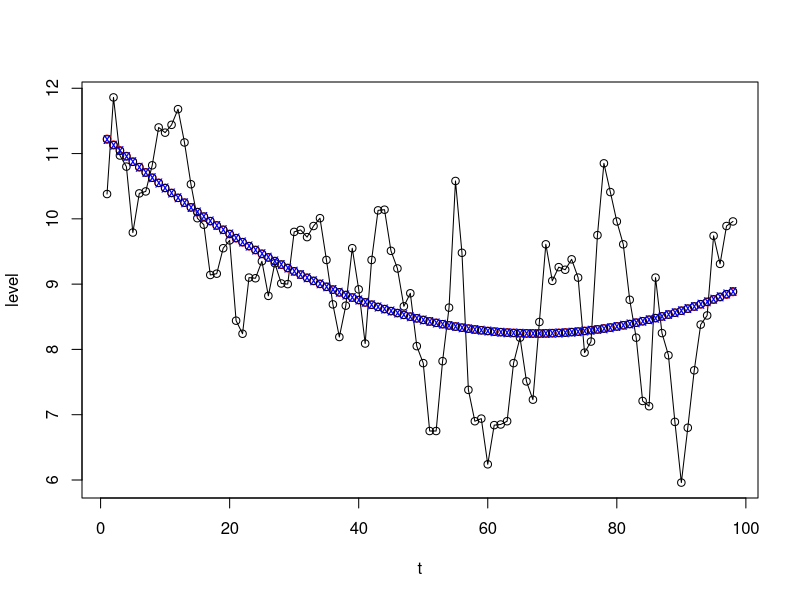
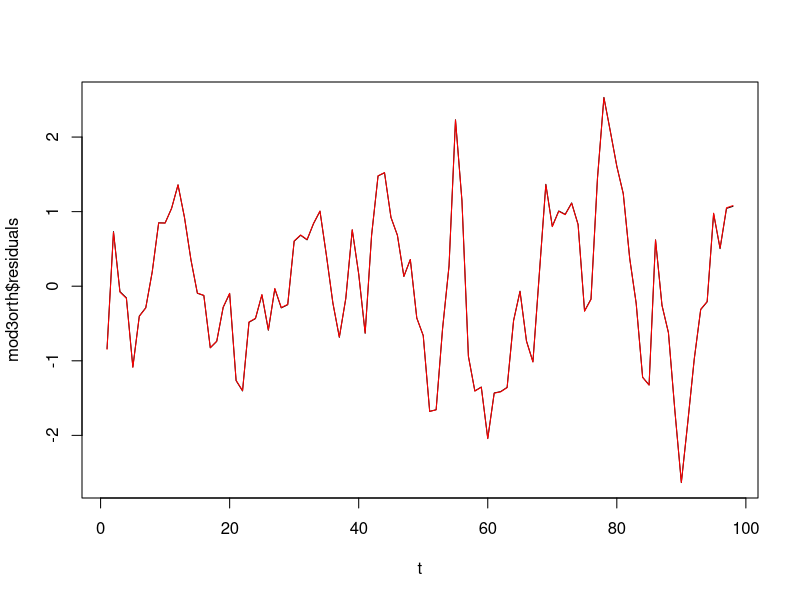
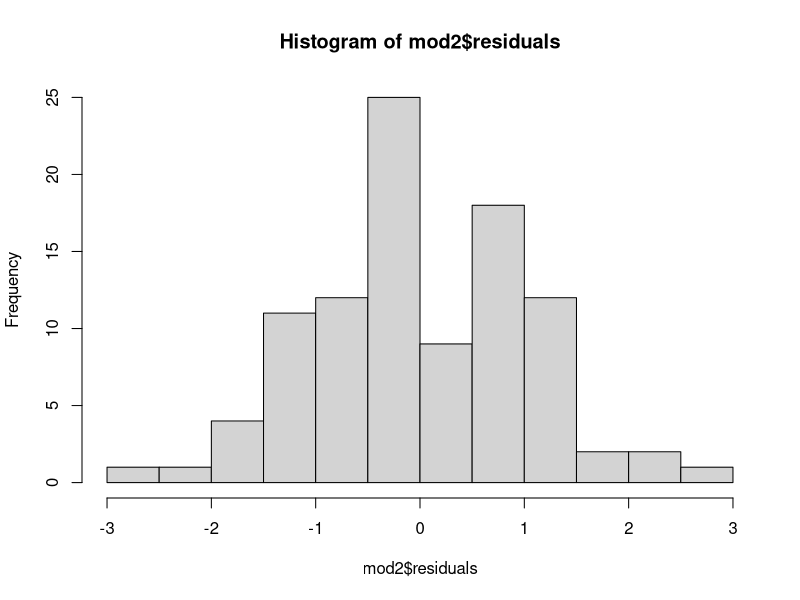

These charts were generated, in order, by the following R code:
lake = read.csv('lake.dat', header=FALSE, col.names='level')
lake$t = 1:nrow(lake)
dim(lake)
attach(lake)

plot(t, level)
lines(t, level)

mod2 = lm(level ~ poly(t, 2), data=lake)
summary(mod2)
anova(mod2)
# Bummer that the anova table doesn't show each one
anova(lm(level ~ t + I(t**2), data=lake))
# So quadratic is definitely helping here.

points(mod2$fitted.values, col='red')

mod3raw = lm(level ~ poly(t, 3, raw=TRUE), data=lake)
summary(mod3raw)
points(mod3raw$fitted.values)

# qqplot is reasonable
# residuals show some patterns

mod3orth = lm(level ~ poly(t, 3), data=lake)
summary(mod3orth)
points(mod3orth$fitted.values, col='blue', pch='x')

# Surprising how different the regression coefficients are depending on
# whether you use orthogonal polynomials or not.
# I expect that the orthogonal part contributes to numerical stability.
# Orthogonal is also very appealing for the lm because it implies that the
# design matrix is also orthogonal

p = poly(level, 3)
dim(p)
cor(p)

plot(t, mod3orth$residuals, type='l')
# Variance does appear to be increasing
lines(t, mod2$residuals, type='l', col='red')
# Basically the same
hist(mod2$residuals)

# overall not that bad

max(abs(mod3raw$fitted.values - mod2$fitted.values))

lts = ts(lake$level, start=1874)
